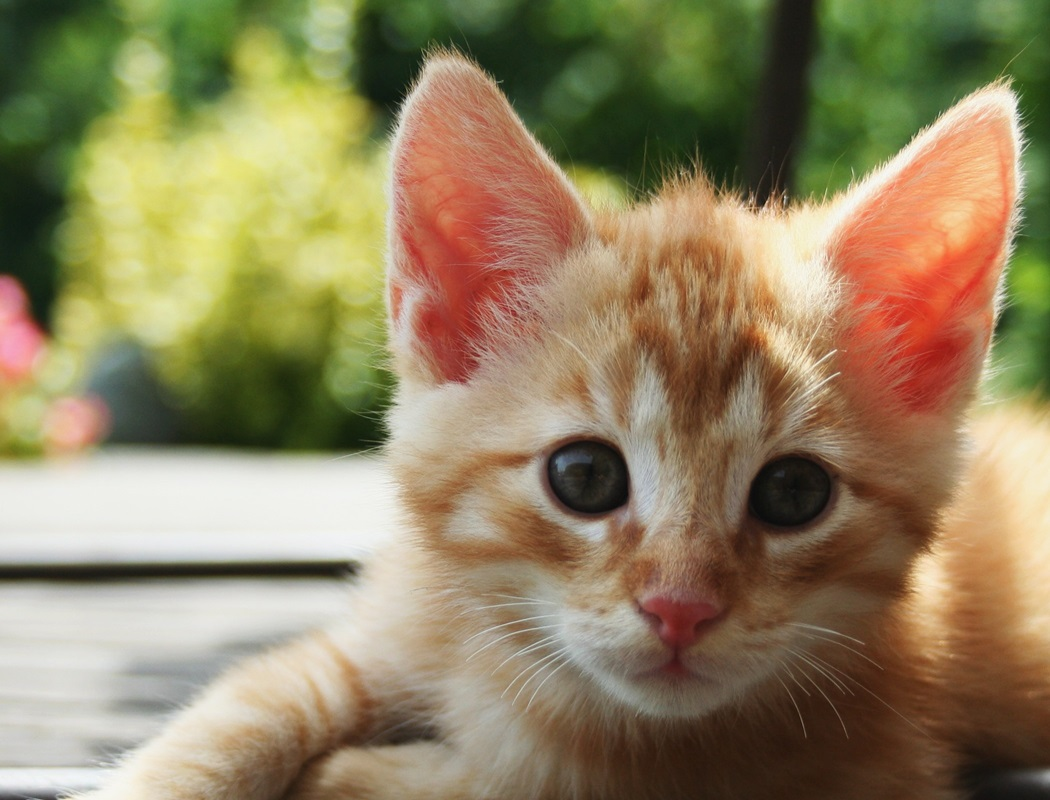
#> input picture IVP7/Assignment1/Kitten.jpeg, 1050 x 800 px
$ python bitplaneslicing.py
#> lines starting #> are read from the running program, lines starting #| are printed output that depends on the picture
import cv2

import numpy as np


# Load an image from file in grayscale

image = cv2.imread('Kitten.jpeg', cv2.IMREAD_GRAYSCALE)
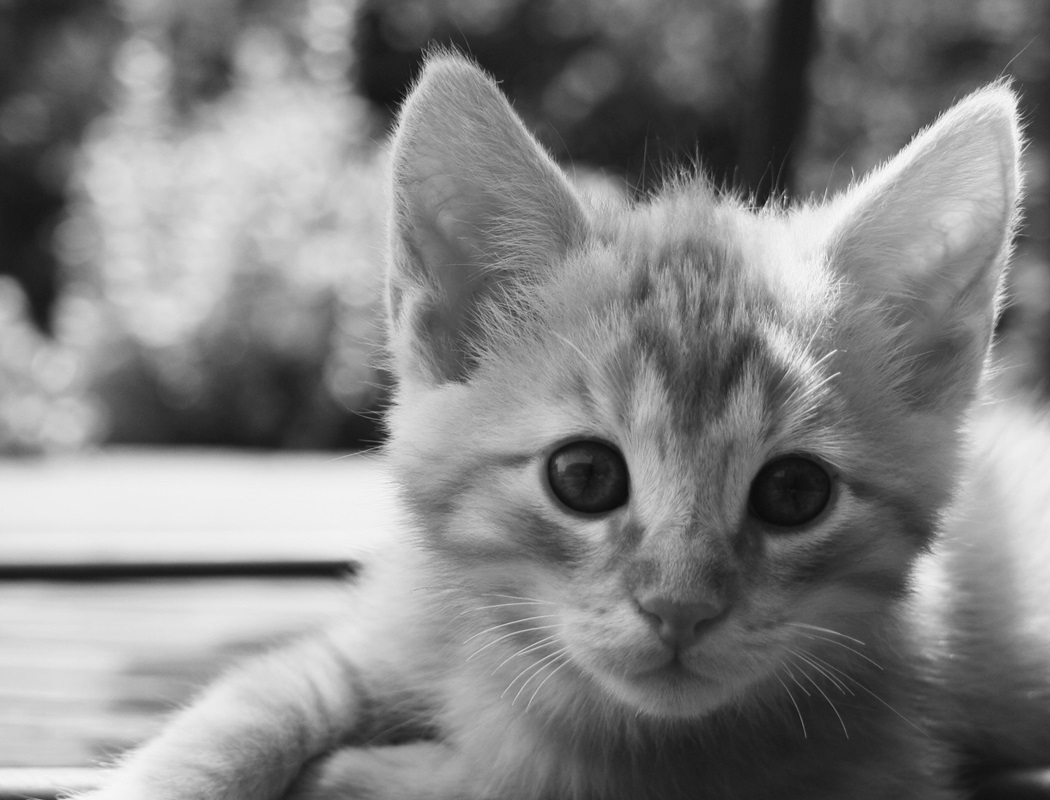
#> image: shape (800, 1050); min 11, max 250, mean 131.5


# Ensure the image is not None

if image is not None:

    # Get the height and width of the image

    height, width = image.shape
#> height = 800; width = 1050


    # Initialize an array to store the bit planes

    bit_planes = np.zeros((8, height, width), dtype=np.uint8)


    # Iterate through each bit position (from 0 to 7)

    for bit_position in range(8):

        # Extract the bit plane by masking with 2^bit_position

        bit_planes[bit_position] = (image >> bit_position) & 1


        # Convert the bit plane to a 0-255 range for visualization

        bit_planes[bit_position] *= 255


        # Display the bit plane (optional)

        cv2.imshow(f'Bit Plane {bit_position}', bit_planes[bit_position])
#> this loop made 8 passes
#> pass 1, `cv2.imshow(f'Bit Plane {bit_position}', bit_planes[bit_position])`:
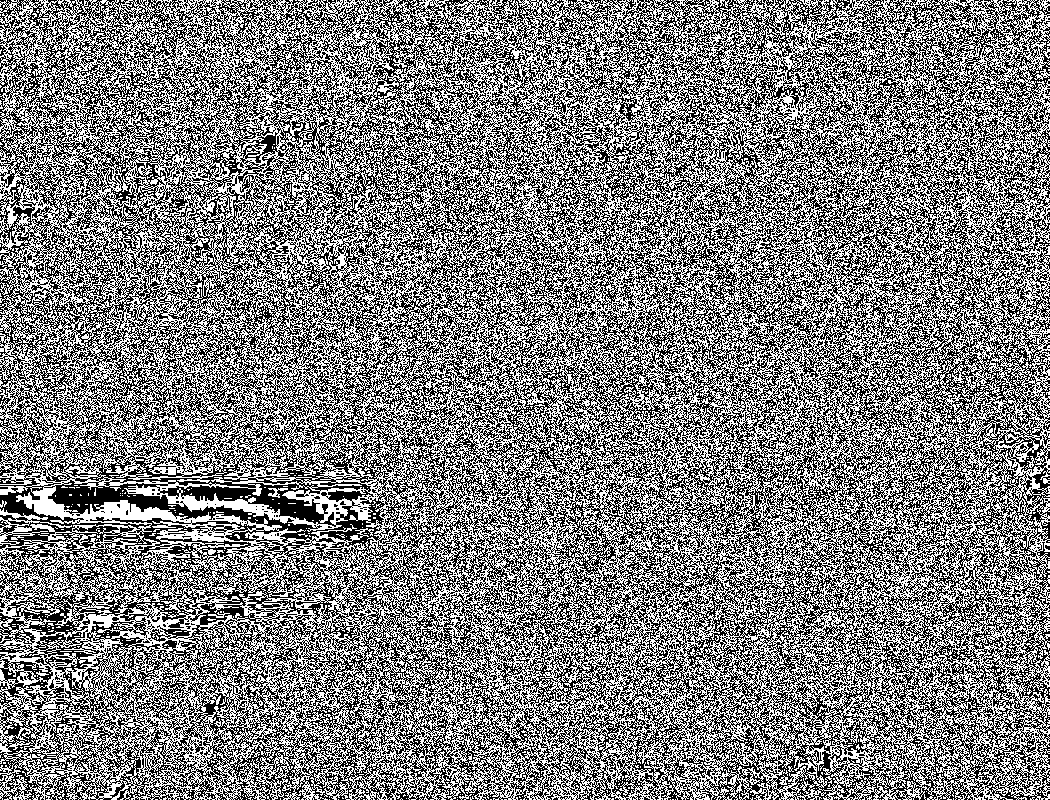
#> window 'Bit Plane 0': shape (800, 1050); 49.8% white in thin lines or dots
#> pass 2, `cv2.imshow(f'Bit Plane {bit_position}', bit_planes[bit_position])`:
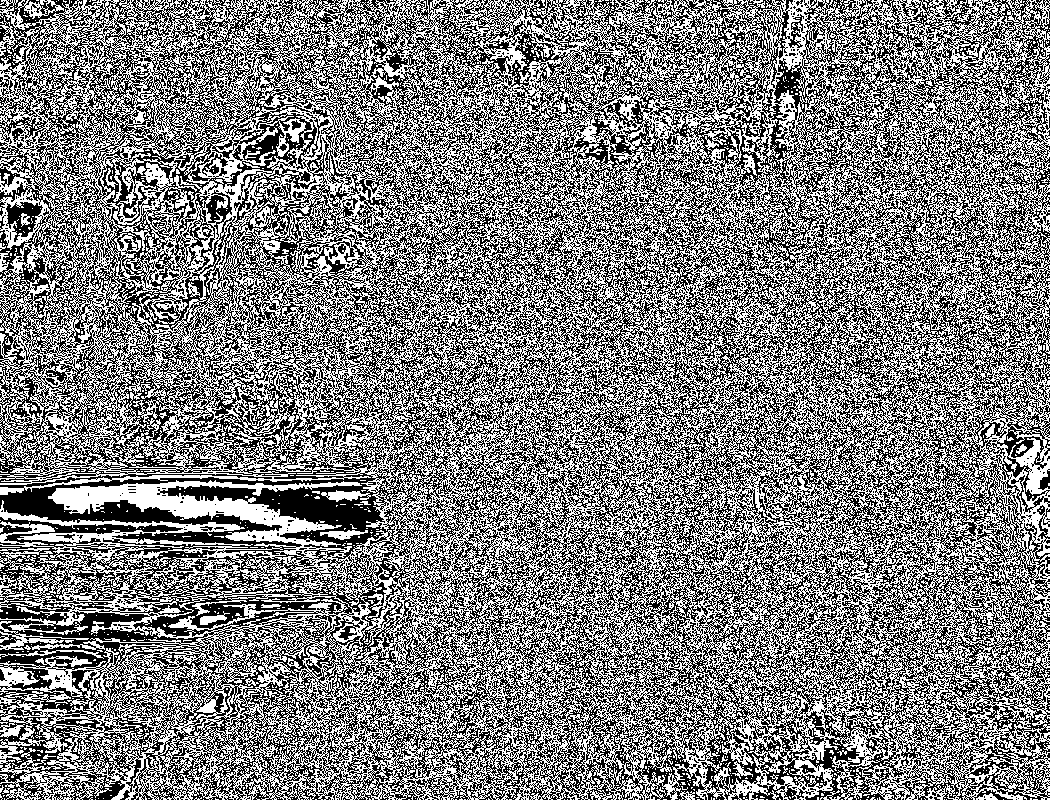
#> window 'Bit Plane 1': shape (800, 1050); 49.7% white in thin lines or dots


    # Wait for a key press and close windows

    cv2.waitKey(0)

    cv2.destroyAllWindows()

else:

    print("Error loading the image.")
